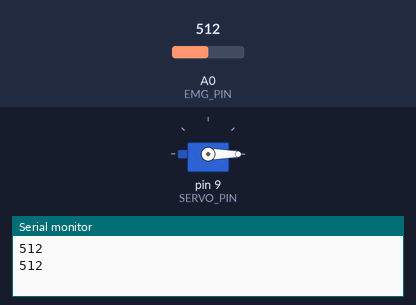
A sketch run on a simulated Arduino Uno, built with avr-gcc and run on an emulated ATmega328P. Shown: servo, the last lines printed to the serial monitor. The test bench sets the inputs (shaded band); at power-on: A0 (EMG_PIN) = 512.

Above: at 1.2 s.
1.3 s: A0 (EMG_PIN) set to 317
3.2 s: A0 (EMG_PIN) set to 290
At 4.6 s:
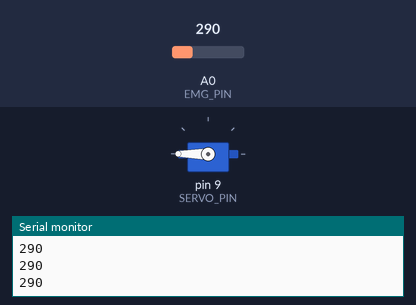
5.1 s: A0 (EMG_PIN) set to 306
At 6.2 s:
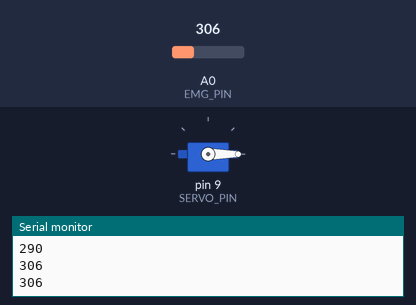
7.1 s: A0 (EMG_PIN) set to 122
At 9.0 s:
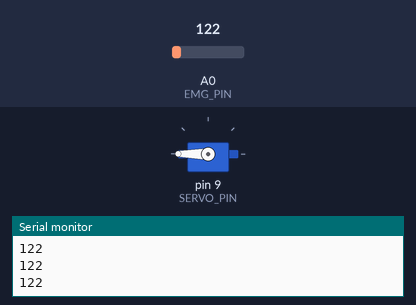
Timing chart, 0 to 10.1 s (numbered marks = the images above; inputs shaded):
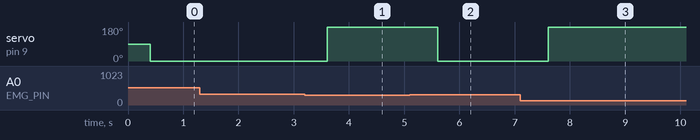

Measured:
- the behaviour switches between 301 and 300 on A0 (EMG_PIN) (found by bisection; images 0 and 1)
- after the input at 3.2 s, servo on pin 9 (SERVO_PIN): 0° → 180° after 0.40 s
- after the input at 5.1 s, servo on pin 9 (SERVO_PIN): 180° → 0° after 0.50 s
- after the input at 7.1 s, servo on pin 9 (SERVO_PIN): 0° → 180° after 0.51 s

The sketch:

Codigo_Servomotor1_EMG.ino
```cpp
#include <Servo.h>
#define THRESHOLD 300
#define EMG_PIN 0
#define SERVO_PIN 9
Servo SERVO_1;
void setup() {
  // put your setup code here, to run once:
  Serial.begin (9600);
  SERVO_1.attach(SERVO_PIN);
}

void loop() {
  // put your main code here, to run repeatedly:
  int value = analogRead(EMG_PIN);
  delay (400);
  if (value>THRESHOLD){
    SERVO_1.write(0);
  }
  else {
    SERVO_1.write(180);
  }
  Serial.println(value);
}
```
